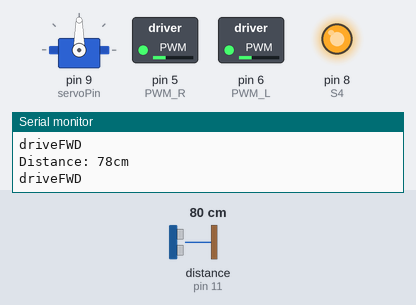
Recording of a sketch running on a simulated Arduino Uno, built with avr-gcc and run on an emulated ATmega328P. On the bench: servo, switched loads named in the sketch (green lamp = pin HIGH), output pins drawn as LEDs (lit = HIGH), the last lines printed to the serial monitor. Wiring (inferred from the names in the program): ultrasonic range finder: trigger pin 10; echo pin 11. Inputs (shaded band) come from the test bench; at power-on: distance to the obstacle (sensor on pin 11) 80 cm. The echo pulse lasts 58.3 µs per cm; pins used as bus, display or sensor lines are not drawn.

Above: at 1.2 s.
1.3 s: distance to the obstacle (sensor on pin 11) set to 41 cm
2.8 s: distance to the obstacle (sensor on pin 11) set to 33 cm
At 4.8 s:
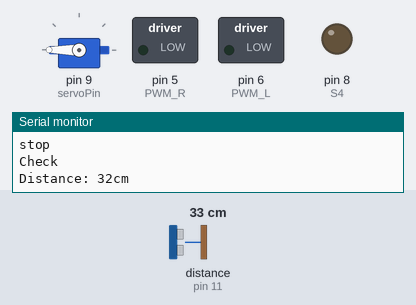
5.8 s: distance to the obstacle (sensor on pin 11) set to 60 cm
At 7.4 s:
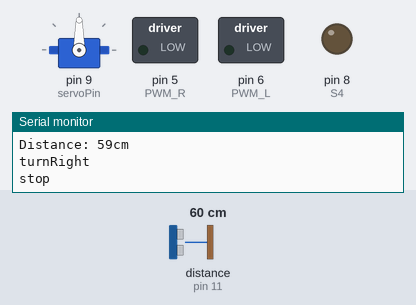
8.8 s: distance to the obstacle (sensor on pin 11) set to 2 cm
At 9.7 s:
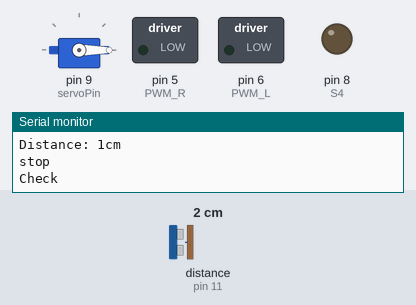
11.8 s: distance to the obstacle (sensor on pin 11) set to 120 cm
At 12.4 s:
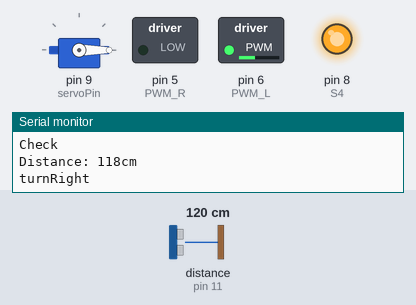
Timing chart, 0 to 15.1 s (numbered marks = the images above; inputs shaded):
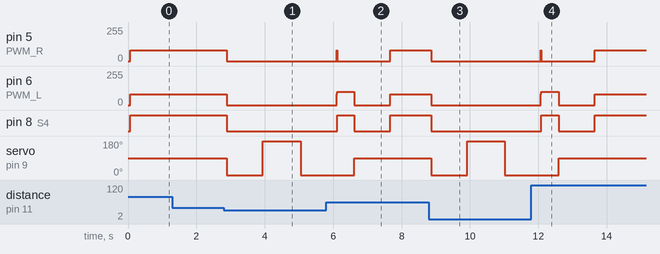

Measured:
- the behaviour switches between 37 and 36 cm on distance to the obstacle (sensor on pin 11) (found by bisection; images 0 and 1)
- after the input at 2.8 s, pin 5 (PWM_R), pin 6 (PWM_L): 80/255 → 0/255 after 0.09 s; pin 8 (S4): HIGH → LOW after 0.09 s; servo on pin 9 (servoPin): 90° → 0° after 0.09 s, → 180° 1.1 s later, → 0° 1.1 s later
- after the input at 5.8 s, pin 5 (PWM_R): 0/255 → 80/255 after 1.9 s; pin 6 (PWM_L): 0/255 → 100/255 after 0.30 s, → 0/255 0.52 s later, → 80/255 1.1 s later; pin 8 (S4): LOW → HIGH after 0.32 s, → LOW 0.50 s later, → HIGH 1.1 s later
- after the input at 8.8 s, pin 5 (PWM_R), pin 6 (PWM_L): 80/255 → 0/255 after 0.07 s; pin 8 (S4): HIGH → LOW after 0.07 s; servo on pin 9 (servoPin): 90° → 0° after 0.07 s, → 180° 1.1 s later, → 0° 1.1 s later
- after the input at 11.8 s, pin 5 (PWM_R): 0/255 → 80/255 after 1.8 s; pin 6 (PWM_L): 0/255 → 100/255 after 0.28 s, → 0/255 0.52 s later, → 80/255 1.1 s later; pin 8 (S4): LOW → HIGH after 0.29 s, → LOW 0.50 s later, → HIGH 1.1 s later

The sketch:

obstacleAvoidancev2.ino
```cpp
//To optimize we could reduce the delay for the servo turning time, this is in the check function
//Some variable names could be improved
//A revision using sweep and dynamic turning could be made

#include <Servo.h>

Servo myservo;  // create Servo object to control a servo

int pos = 0;    // variable to store the servo position


const int S1 = 2; // Motor 1, FWD
const int S2 = 4; // Motor 1, REV
const int S3 = 7; // Motor 2, FWD
const int S4 = 8; // Motor 2, REV
const int PWM_R = 5; // PWM, Right
const int PWM_L = 6; // PWM, Left
const int IRL = 12; // IR 2, Left
const int IRR = 13; // IR 1, Right

// Pins for sensor
const int servoPin = 9;
const int trigPin = 10;
const int echoPin = 11;

const int checkDistance = 35; // Distance checked

const int servoRotateTime = 1000; //The time it takes for the servo to turn 90 degrees

int servoDefault = 90; // Value for when the servo points forward


long duration;  // variable for how long time it took before the ultra sonic sensor receiver it sound back
int distance;   // Variable for the distance between the ultra sonic sensor and what reflected the sound back
// int theReadDistance; // The distance read

// Neuron Activation
void setup() {
  // put your setup code here, to run once:
  pinMode(S1, OUTPUT); // S1, FWD
  pinMode(S2, OUTPUT); // S2, REV
  pinMode(PWM_R, OUTPUT); // PWM, RIGHT
  pinMode(PWM_L, OUTPUT); // PWM, LEFT
  pinMode(S3, OUTPUT); // S3, REV
  pinMode(S4, OUTPUT); // S4, FWD
  pinMode(IRL, INPUT); // IR 2, LEFT
  pinMode(IRR, INPUT); // IR 1, RIGHT

  pinMode(servoPin, OUTPUT); // Servo
  pinMode(trigPin, OUTPUT); // Trigger pin ultrasonic sensor
  pinMode(echoPin, INPUT); // Echo pin ultrasonic sensor

  myservo.attach(9);  // attaches the servo on pin 9 to the Servo object

  Serial.begin(9600);

  myservo.write(servoDefault); // turn the servo back to default state

  delay(15); //Allow the arduino to fully initialize
}

// If robot too close to wall robot stop, then check the sides
void loop() {

  if (readDistance() > checkDistance){
    driveFWD();
  } else {
    stop();
    check();
  }

}

// Robot check if it too close like an introvert
int readDistance() {
  // code block to be executed
  digitalWrite(trigPin, LOW);
  digitalWrite(trigPin, HIGH);
  delayMicroseconds(10);
  digitalWrite(trigPin, LOW);

  duration = pulseIn(echoPin, HIGH); // waits for echo pin go from low to high and starts timing and returns the lenght of the the pulse in microseconds

  distance = duration * 0.034 / 2; // calculate the distance in centimeter

  //Why is this here?
  //Dont remove the robot kills itself without it
  delay(50);

  Serial.print("Distance: ");
  Serial.print(distance);
  Serial.println("cm");
  return distance;
}

// Robot check for hot single robots in your area
void check() {

  Serial.println("Check");

  myservo.write(0);  // see right
  delay(servoRotateTime);  // wait for the servo to reach position

  if (readDistance() > checkDistance){
    Back_up(); //It takes some time for the robot to stop so we need to back up a little
    turnRight(); //The robot takes a 90 degree turn to the right
    myservo.write(servoDefault);
    delay(servoRotateTime);
  }
  else {

    //We could probably use less time waiting for the servo to turn
    myservo.write(180); // turn the servo left, this should takes more time than the others
    delay(servoRotateTime);
    if (readDistance() > checkDistance){
      Back_up();
      turnLeft();
      myservo.write(servoDefault);
      delay(servoRotateTime);
    }

  }
}

// Robot turn right the right way
void turnRight() {

  Serial.println("turnRight");

  digitalWrite(S4, LOW); // Start state is FWD
  digitalWrite(S3, LOW); // ----||----

  digitalWrite(S1, HIGH); // Start state is FWD
  digitalWrite(S4, HIGH); // ----||----

  analogWrite(PWM_R, 0);
  analogWrite(PWM_L, 100);

  delay(500);
  stop();
}

// robot turn left with exquisite poise
void turnLeft() {

  Serial.println("turnLeft");

  digitalWrite(S1, HIGH); // Start state is FWD
  digitalWrite(S4, HIGH); // ----||----

  analogWrite(PWM_R, 100);
  analogWrite(PWM_L, 0);

  delay(500);
  stop();
}

// Robot retreats in a cowardly manner
void Back_up() {
  // Make the Robot MOVE FWD
  digitalWrite(S1, LOW); // Start state is REV
  digitalWrite(S4, LOW); // ----||----

  digitalWrite(S2, HIGH); // Start state is FWD
  digitalWrite(S3, HIGH); // ----||----

  analogWrite(PWM_R, 80); // Max speed
  analogWrite(PWM_L, 80); // Max speed

  delay(15);
}

// Robot bravely advances
void driveFWD() {

  Serial.println("driveFWD");

  digitalWrite(S2, LOW); //
  digitalWrite(S3, LOW); // ----||----

  // Make the Robot MOVE FWD
  digitalWrite(S1, HIGH); // Start state is FWD
  digitalWrite(S4, HIGH); // ----||----

  analogWrite(PWM_R, 80); // Max speed
  analogWrite(PWM_L, 80); // Max speed

}

//Robot stop, wait a minute :)
void stop() {

  Serial.println("stop");

  digitalWrite(S1, LOW); // Start state is FWD
  digitalWrite(S4, LOW); // ----||----

  // justeringer på hastigheten er mulig
  analogWrite(PWM_R, 0); // Max speed
  analogWrite(PWM_L, 0); // Max speed
}
```
